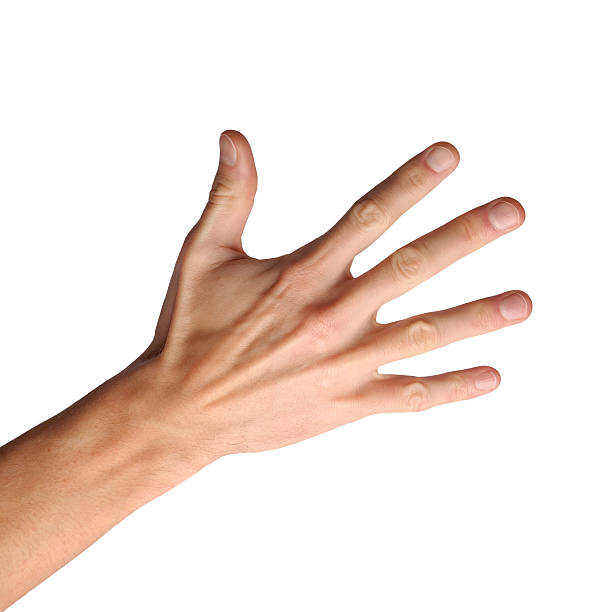
#> input picture Dataset/Hand/backhand1.jpg, 612 x 612 px; its folder holds only this picture in this run
$ python -i Metrics_Evaluation_Thresholding_KlasifikasiWarna_traditionalMethod.py   (imports and definitions only)
#> lines starting #> are read from the running program, lines starting #| are printed output that depends on the picture; after the words box and inside, x2 and y2 are one past the last pixel; in counts of white or black regions, pixels touching at a corner belong together
import json
import cv2
import os
import numpy as np
from sklearn.metrics import precision_score, recall_score, accuracy_score

def load_ground_truth(file_path):
    with open(file_path, 'r') as f:
        ground_truth = json.load(f)
    return ground_truth

def evaluate_predictions(ground_truth, predictions):
    y_true = [ground_truth[file] for file in ground_truth.keys()]
    y_pred = [predictions.get(file, 0) for file in ground_truth.keys()]

    precision = precision_score(y_true, y_pred)
    recall = recall_score(y_true, y_pred)
    accuracy = accuracy_score(y_true, y_pred)

    return precision, recall, accuracy

def detect_hand(image_path):
#> called with image_path = 'Dataset/Hand/backhand1.jpg'
    frame = cv2.imread(image_path)
#> frame is the input picture: shape (612, 612, 3); mean B, G, R 221.7, 228.7, 242.5
    if frame is None:
        return 0

    lower_skin = np.array([0, 40, 50], dtype=np.uint8)
    upper_skin = np.array([20, 255, 255], dtype=np.uint8)
    kernel = np.ones((5, 5), np.uint8)

    blur = cv2.GaussianBlur(frame, (11, 11), 0)
    hsv_frame = cv2.cvtColor(blur, cv2.COLOR_BGR2HSV)
#> hsv_frame: shape (612, 612, 3); mean H, S, V 3.5, 26.5, 242.5
    mask = cv2.inRange(hsv_frame, lower_skin, upper_skin)
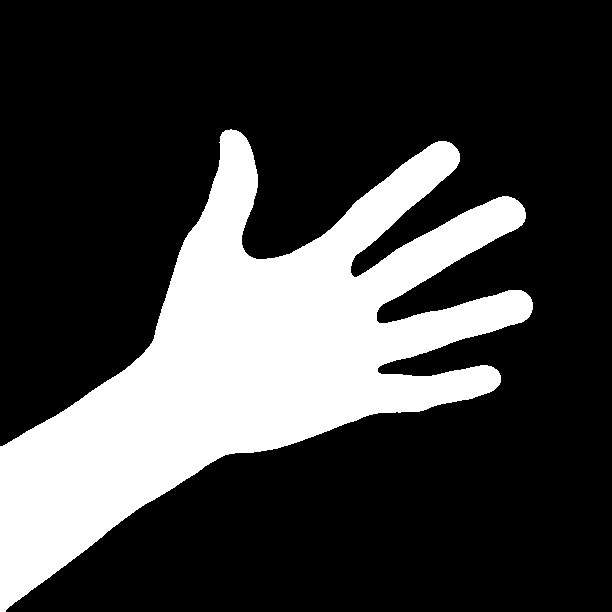
#> mask: shape (612, 612); 25.2% white; 1 white region, box (x1, y1, x2, y2) and area: (0, 129, 533, 612) 94378
    mask = cv2.erode(mask, kernel, iterations=2)
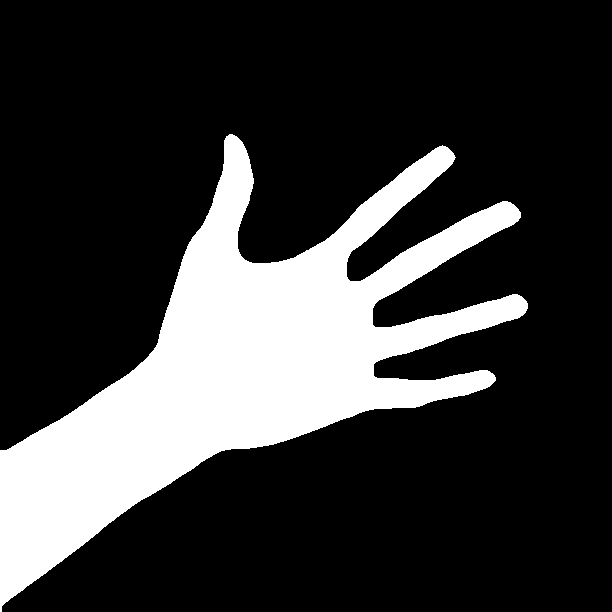
#> mask: shape (612, 612); 21.9% white; 1 white region, box (x1, y1, x2, y2) and area: (0, 134, 528, 612) 81838
    mask = cv2.dilate(mask, kernel, iterations=2)
#> mask: shape (612, 612); 25.2% white; 1 white region, box (x1, y1, x2, y2) and area: (0, 130, 532, 612) 94334
    mask = cv2.morphologyEx(mask, cv2.MORPH_CLOSE, kernel, iterations=2)
#> mask: shape (612, 612); 25.2% white; 1 white region
    contours, _ = cv2.findContours(mask, cv2.RETR_EXTERNAL, cv2.CHAIN_APPROX_SIMPLE)
#> contours = 1 contour; box (x1, y1, x2, y2) and area: (0, 130, 532, 612) 93222

    for cnt in contours:
        area = cv2.contourArea(cnt)
        if area > 1000:
            return 1
#> this loop made 1 pass
#> area on pass 1: 93222

    return 0

def generate_predictions(dataset_path):
    predictions = {}
    for root, _, files in os.walk(dataset_path):
        for file in files:
            file_path = os.path.join(root, file)
            predictions[file] = detect_hand(file_path)
    return predictions

# [13 lines not run here, left out]

>>> result = detect_hand('Dataset/Hand/backhand1.jpg')

$ run again, on Dataset/Hand/peace1.jpg
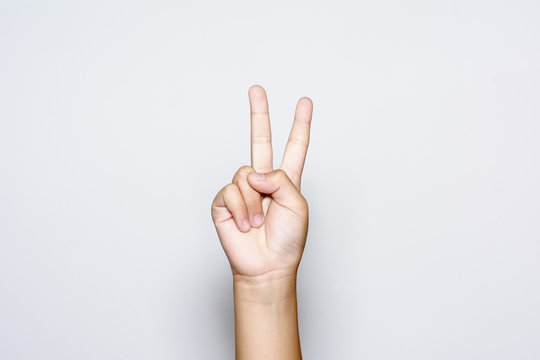
#> input picture Dataset/Hand/peace1.jpg, 540 x 360 px
#> in detect_hand, frame is the input picture: shape (360, 540, 3); mean B, G, R 231.1, 228.5, 230.3
#> hsv_frame: shape (360, 540, 3); mean H, S, V 104.4, 11.1, 235.6
#> in detect_hand, `mask = cv2.inRange(hsv_frame, lower_skin, upper_skin)`:
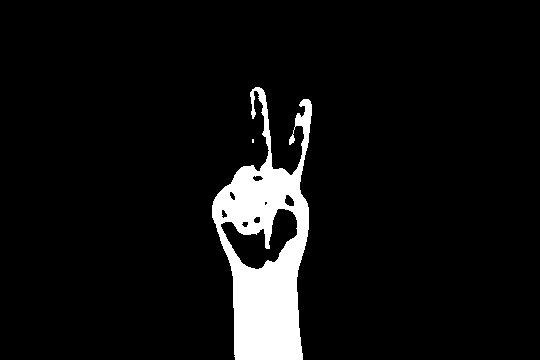
#> mask: shape (360, 540); 6.7% white; 2 white regions (1 under 20 px), largest, box (x1, y1, x2, y2) and area: (212, 87, 312, 360) 13062
#> in detect_hand, `mask = cv2.morphologyEx(mask, cv2.MORPH_CLOSE, kernel, iterations=2)`:
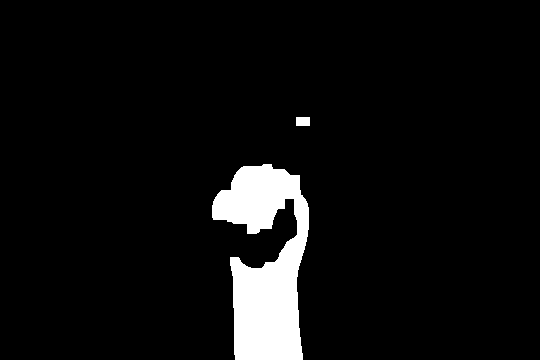
#> mask: shape (360, 540); 5.9% white; 2 white regions
#> contours = 2 contours; box (x1, y1, x2, y2) and area: (212, 164, 309, 360) 11068, (296, 117, 310, 126) 104
#> the loop in detect_hand, `for cnt in contours:` made 1 pass
#> area on pass 1: 11067.5

$ run again, on Dataset/Hand/peace3.jpg
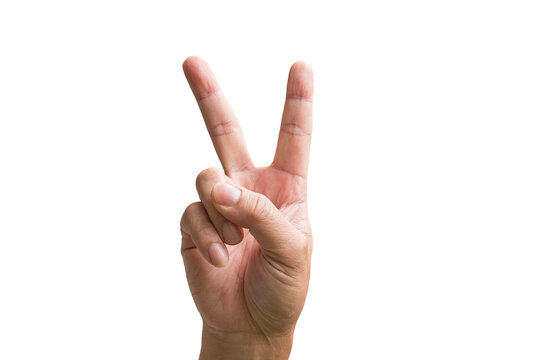
#> input picture Dataset/Hand/peace3.jpg, 540 x 360 px
#> in detect_hand, frame is the input picture: shape (360, 540, 3); mean B, G, R 233.6, 236.3, 243
#> hsv_frame: shape (360, 540, 3); mean H, S, V 1.8, 14.8, 243
#> in detect_hand, `mask = cv2.inRange(hsv_frame, lower_skin, upper_skin)`:
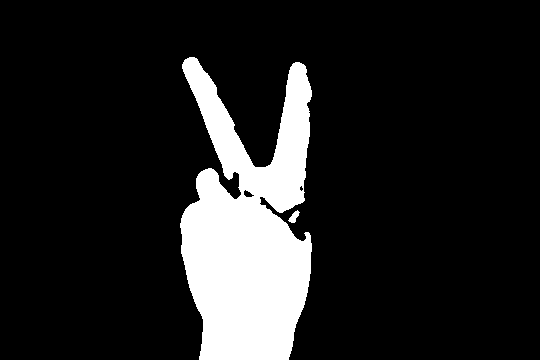
#> mask: shape (360, 540); 13.5% white; 2 white regions, box (x1, y1, x2, y2) and area: (180, 57, 312, 360) 26114, (288, 210, 300, 223) 78
#> in detect_hand, `mask = cv2.morphologyEx(mask, cv2.MORPH_CLOSE, kernel, iterations=2)`:
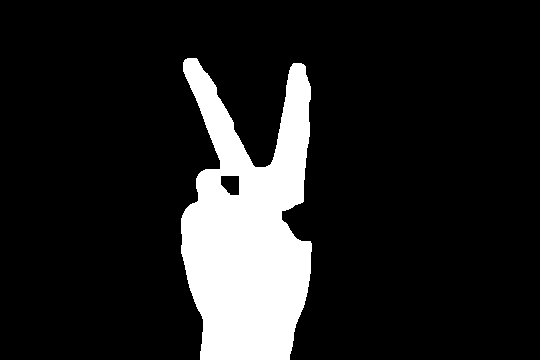
#> mask: shape (360, 540); 13.5% white; 1 white region
#> contours = 1 contour; box (x1, y1, x2, y2) and area: (181, 58, 312, 360) 26102
#> the loop in detect_hand, `for cnt in contours:` made 1 pass
#> area on pass 1: 26101.5
